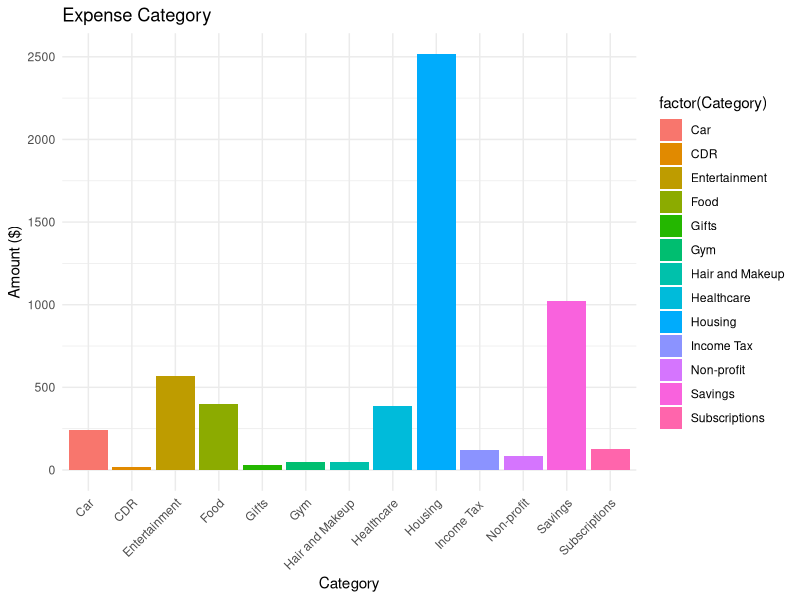

Generate this figure with R:
# New Monthly Expenses script

# Load tidyverse
library(tidyverse)
# Load the dplyr package
library(dplyr)

## Upload Expense Report
new_expenses <- read.csv("Monthly_Expenses.csv")
View(new_expenses)

# EDA exploratory data analysis
#view first few lines, or can do tail(my_data)
head(new_expenses)
#summary
summary(new_expenses)
#explore structure
str(new_expenses)

# Remove columns that start with X
# Function to remove columns starting with "X"
remove_columns_starting_with_X <- function(new_expenses) {
  # Get column names
  column_names <- names(new_expenses)
  
  # Check if any column starts with "X"
  if (any(grepl("^X", column_names))) {
    # If true, remove columns starting with "X"
    cleaned_data <- new_expenses[, !grepl("^X", column_names)]
    return(cleaned_data)
  } else {
    # If false, return original data frame
    return(new_data)
  }
}

# Apply the function
cleaned_df <- remove_columns_starting_with_X(new_expenses)

# View cleaned data frame
print(cleaned_df)
View(cleaned_df)
str(cleaned_df)

# Group expenses by category
grouped_expenses <- cleaned_df %>%
  group_by(Category)

# Summarize expenses within each category
summarized_expenses <- grouped_expenses %>%
  summarize(Total_Amount = sum(Amount))

# View the summarized data
print(summarized_expenses)

# Make bar chart for summarized_expenses
ggplot(summarized_expenses, aes(x = Category, y = Total_Amount, fill = factor(Category))) +
  geom_bar(stat = "identity", position = "dodge") +
  labs(title = "Expense Category", y = "Amount ($)") +
  theme_minimal() +
  theme(axis.text.x = element_text(angle = 45, hjust = 1))
